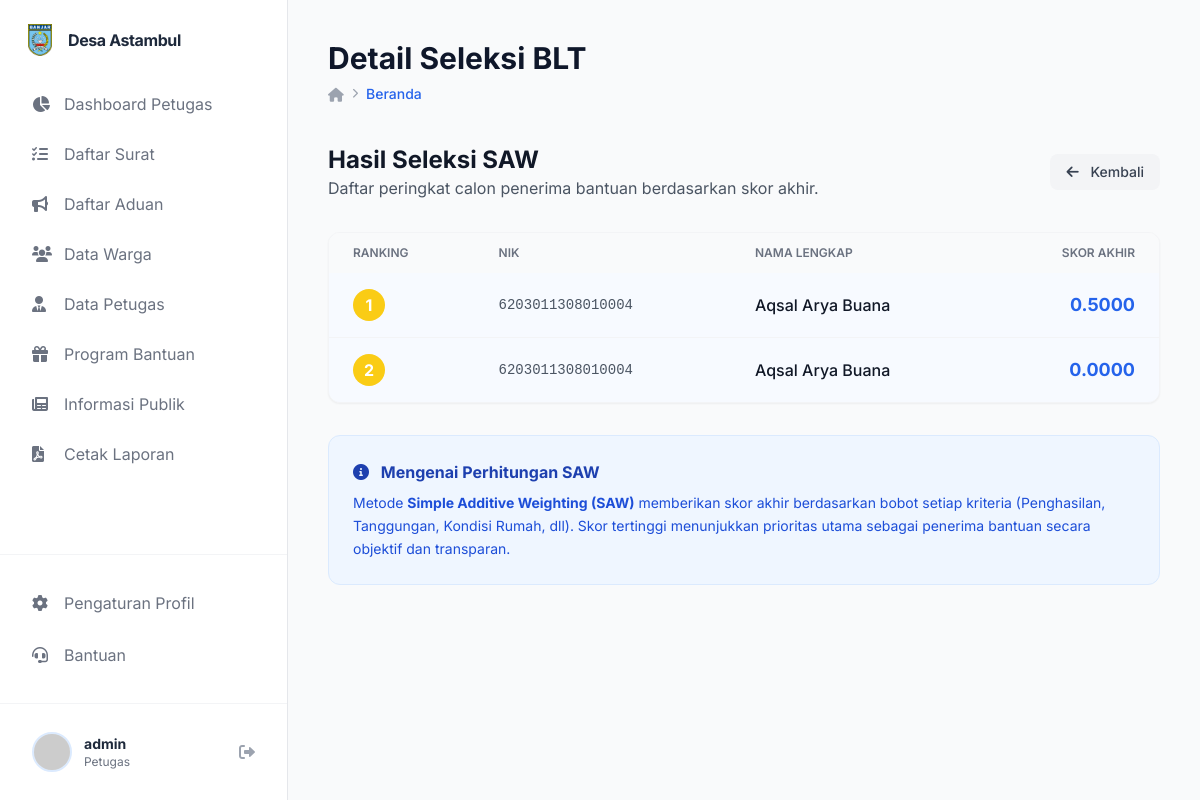
Page /public/blt/detail/1 (signed in) on the earlier database version.
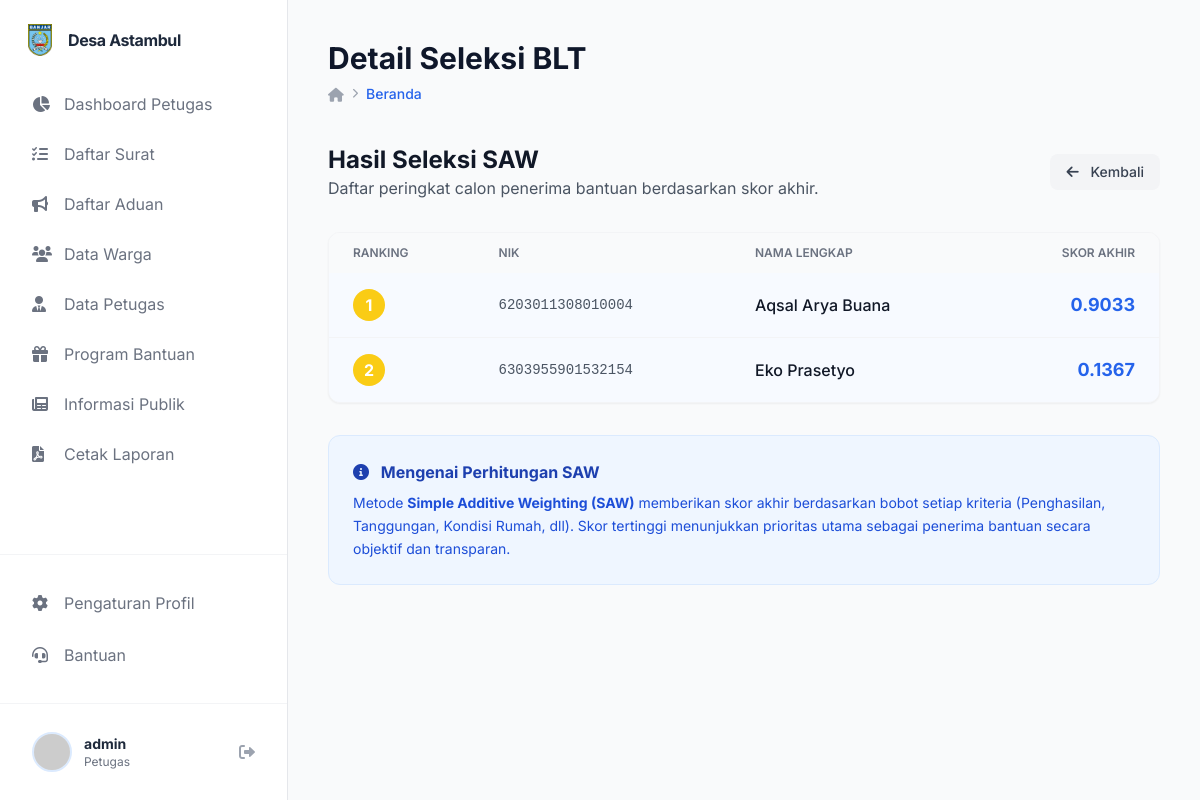
Same page on the later database version.
### tables this page shows
CREATE TABLE `hasil_saw_blt` (
  `id` int NOT NULL,
  `id_program` int NOT NULL,
  `id_calon` int NOT NULL,
  `nilai_total` decimal(10,5) NOT NULL,
  `ranking` int NOT NULL,
  `created_at` datetime DEFAULT CURRENT_TIMESTAMP
);

CREATE TABLE `warga` (
  `id_warga` int NOT NULL,
  `nik` varchar(16) DEFAULT NULL,
  `nama_lengkap` varchar(100) DEFAULT NULL,
  `tempat_lahir` varchar(50) DEFAULT NULL,
  `tanggal_lahir` date DEFAULT NULL,
  `jenis_kelamin` enum('L','P') DEFAULT NULL COMMENT 'L = Laki-laki, P = Perempuan',
  `alamat` text,
  `rt_rw` varchar(10) DEFAULT NULL,
  `pekerjaan` varchar(50) DEFAULT NULL,
  `penghasilan` decimal(12,2) DEFAULT NULL,
  `jumlah_tanggungan` int DEFAULT NULL,
  `kondisi_rumah` enum('layak','kurang_layak','tidak_layak') DEFAULT NULL,
  `status_kawin` enum('kawin','belum_kawin','cerai') DEFAULT NULL,
  `created_at` datetime DEFAULT NULL,
  `updated_at` datetime DEFAULT NULL
);

### app/core/Controller.php (called while the page is built, shortened)
<?php
class Controller {
    public function view($view, $data = []) {
        require_once '../app/views/' . $view . '.php';
    }
    public function model($model) {
        return new $model;
    }
}

### app/controllers/Blt.php (called while the page is built, shortened)
<?php
class Blt extends Controller {
    public function detail($id_program) {
        $bltModel = $this->model('BltModel');
        $data['judul'] = 'Detail Seleksi BLT';
        $data['program'] = null;
        $data['hasil'] = $bltModel->getHasilSAW($id_program);
        $this->view('blt/detail', $data);
    }
}

### app/core/App.php (called while the page is built, shortened)
<?php
class App {
    protected $method = 'index';
    protected $params = [];
    public function __construct() {
        $url = $this->parseURL();
        if ($url && file_exists('../app/controllers/' . $url[0] . '.php')) {
            unset($url[0]);
        }
        $this->controller = new $this->controller;
        if (isset($url[1])) {
            if (method_exists($this->controller, $url[1])) {
                $this->method = $url[1];
                unset($url[1]);
            }
        }
        if (!empty($url)) {
            $this->params = array_values($url);
        }
        call_user_func_array([$this->controller, $this->method], $this->params);
    }
    public function parseURL() {
        if (isset($_GET['url'])) {
            $url = rtrim($_GET['url'], '/');
            $url = filter_var($url, FILTER_SANITIZE_URL);
            $url = explode('/', $url);
            return $url;
        }
    }
}

### public/index.php (called while the page is built, shortened)
<?php
$app = new App;

### app/core/Database.php (called while the page is built, shortened)
<?php
class Database {
    private $host = DB_HOST;
    private $user = DB_USER;
    private $pass = DB_PASS;
    private $dbname = DB_NAME;
    private $dbh;
    private $stmt;
    public function __construct() {
        $dsn = 'mysql:host=' . $this->host . ';dbname=' . $this->dbname;
        $options = [
            PDO::ATTR_PERSISTENT => true,
            PDO::ATTR_ERRMODE => PDO::ERRMODE_EXCEPTION
        ];
        try {
            $this->dbh = new PDO($dsn, $this->user, $this->pass, $options);
        } catch (PDOException $e) {
            die($e->getMessage());
        }
    }
    public function query($sql) {
        $this->stmt = $this->dbh->prepare($sql);
    }
    public function bind($param, $value, $type = null) {
        if (is_null($type)) {
            switch (true) {
                default:
                    $type = PDO::PARAM_STR;
            }
        }
        $this->stmt->bindValue($param, $value, $type);
    }
    public function execute() {
        return $this->stmt->execute();
    }
    public function resultSet() {
        $this->execute();
        return $this->stmt->fetchAll(PDO::FETCH_ASSOC);
    }
}

### app/models/BltModel.php (called while the page is built, shortened)
<?php
class BltModel {
    private $db;
    public function __construct() {
        $this->db = new Database;
    }
    public function getHasilSAW($id_program) {
        $this->db->query('SELECT h.*, w.nama_lengkap, w.nik FROM hasil_saw_blt h JOIN calon_penerima c ON h.id_calon = c.id_calon JOIN warga w ON c.id_warga = w.id_warga WHERE h.id_program = :id_program ORDER BY h.ranking ASC');
        $this->db->bind('id_program', $id_program);
        return $this->db->resultSet();
    }
}

### app/views/blt/detail.php (the view, shortened to what the rows shown need)
<div class="mb-8 flex justify-between items-center">
    <div>
        <h2 class="text-2xl font-bold text-gray-900">Hasil Seleksi SAW</h2>
    </div>
</div>
<div class="bg-white rounded-xl shadow-sm border border-gray-100 overflow-hidden">
    <div class="overflow-x-auto">
        <table class="w-full text-left border-collapse">
            <thead class="bg-gray-50">
                <tr>
                    <th class="px-6 py-3 text-xs font-semibold text-gray-500 uppercase">Ranking</th>
                    <th class="px-6 py-3 text-xs font-semibold text-gray-500 uppercase">NIK</th>
                    <th class="px-6 py-3 text-xs font-semibold text-gray-500 uppercase">Nama Lengkap</th>
                    <th class="px-6 py-3 text-xs font-semibold text-gray-500 uppercase text-right">Skor Akhir</th>
                </tr>
            </thead>
            <tbody class="divide-y divide-gray-100">
                <?php if(empty($data['hasil'])): ?>
                    <tr>
                        <td colspan="4" class="px-6 py-8 text-center text-gray-500">Hasil perhitungan belum tersedia.</td>
                    </tr>
                <?php else: ?>
                    <?php foreach($data['hasil'] as $h): ?>
                        <tr class="<?= $h['ranking'] <= 5 ? 'bg-blue-50/50' : ''; ?>">
                            <td class="px-6 py-4">
                                <span class="flex items-center justify-center w-8 h-8 rounded-full <?= $h['ranking'] <= 3 ? 'bg-yellow-400 text-white font-bold' : 'bg-gray-100 text-gray-600'; ?>">
                                    <?= $h['ranking']; ?>
                                </span>
                            </td>
                            <td class="px-6 py-4 text-sm text-gray-600 font-mono"><?= $h['nik']; ?></td>
                            <td class="px-6 py-4 font-medium text-gray-900"><?= $h['nama_lengkap']; ?></td>
                            <td class="px-6 py-4 text-right">
                                <span class="text-lg font-bold text-blue-600"><?= number_format($h['nilai_total'], 4); ?></span>
                            </td>
                        </tr>
                    <?php endforeach; ?>
                <?php endif; ?>
            </tbody>
        </table>
    </div>
</div>

Differences in the rows shown:
removed hasil_saw_blt: ranking "1", warga.nik "6203011308010004", warga.nama_lengkap "Aqsal Arya Buana", nilai_total "0.5000"
removed hasil_saw_blt: ranking "2", warga.nik "6203011308010004", warga.nama_lengkap "Aqsal Arya Buana", nilai_total "0.0000"
added hasil_saw_blt: ranking "1", warga.nik "6203011308010004", warga.nama_lengkap "Aqsal Arya Buana", nilai_total "0.9033"
added hasil_saw_blt: ranking "2", warga.nik "6303955901532154", warga.nama_lengkap "Eko Prasetyo", nilai_total "0.1367"
